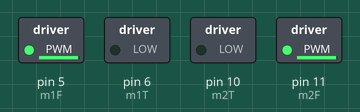
The sketch below on a simulated Arduino Uno, built with avr-gcc and run on an emulated ATmega328P. On the bench: switched loads named in the sketch (green lamp = pin HIGH).

Above: at 5.1 s.
At 8.6 s:
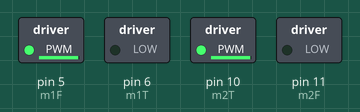
At 15.1 s:
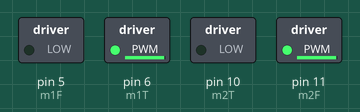
At 21.6 s:
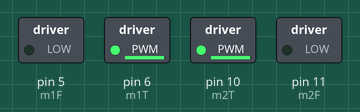
At 36.1 s:
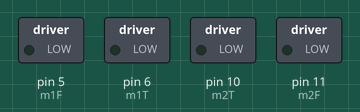
Timing chart, 0 to 40.0 s (numbered marks = the images above):
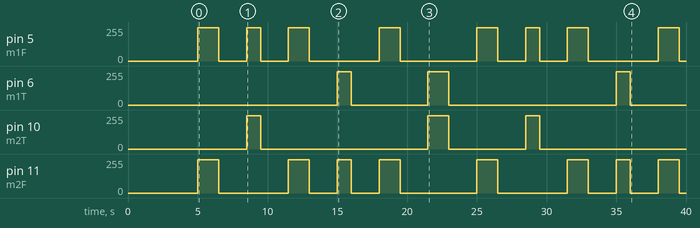

Measured:
- by itself, pin 5 (m1F): 0/255 → 250/255 at 5.0 s, → 0/255 1.5 s later, → 250/255 2.0 s later, → 0/255 1.0 s later, … (16 changes in this stretch)
- by itself, pin 6 (m1T): goes 250/255 1.0 s, 0/255 5.5 s, 250/255 1.5 s, 0/255 12.0 s, 250/255 1.0 s, then 0/255
- by itself, pin 10 (m2T): goes 250/255 1.0 s, 0/255 12.0 s, 250/255 1.5 s, 0/255 5.5 s, 250/255 1.0 s, then 0/255
- by itself, pin 11 (m2F): 0/255 → 250/255 at 5.0 s, → 0/255 1.5 s later, → 250/255 5.0 s later, → 0/255 1.5 s later, … (16 changes in this stretch)

The sketch:

Robot_Thunder_Autonomo_V1.1.ino
```cpp
/*
*******************************************************
 Programa Robo Thunder
 Autor Magneto - Julho 2017
 ******************************************************
 */


// Definicao dos pinos
// Sentido dos motores de deslocamento - (Motor Esquerdo)
const int m1F = 5;
const int m1T = 6;

// Sentido do motor de direcao - (Motor Direito)
const int m2T = 10;
const int m2F = 11;

// Sonar
const int trig = 8;
const int echo = 7;

// variaveis
long duracao; // duracao pulso sensor ultrasom
long distancia; // distancia sensor ultrasom
int tempoDeslocamento = 1500; // tempo de deslocamento do robo
int tempoGiro = 1000; // tempo de giro do robo
int vM1 = 0; // Velocidade mestre do motor esquerdo (PWM)
int vM2 = 0; // Velocidade mestre do motor direito (PWM)
int v1M1 = 250; // Velocidade 1 do motor esquerdo (PWM)
int v2M1 = 200; // Velocidade 2 do motor esquerdo (PWM)
int v1M2 = 250; // Velocidade 1 do motor direito (PWM)
int v2M2 = 200; // Velocidade 2 do motor direito (PWM)

/**********************************\
 **                               **
 ** Definindo Setup dos programas **
 **                               **
 \*********************************/

void setup() { // Declaracoes

  // inicializa Serial
  Serial.begin(9600);

  // inicialisar pinos
  pinMode(trig, OUTPUT);
  pinMode(echo, INPUT);
  pinMode(m1F,OUTPUT);
  pinMode(m1T,OUTPUT);
  pinMode(m2F,OUTPUT);
  pinMode(m2T,OUTPUT);
  vM1 = v1M1;
  vM2 = v1M2;
  delay(5000); // parada para dar tempo de ligar o robo e esperar 5 segundos antes do movimento
}


/**********************************\
 **                               **
 ** Definindo Rotinas do programa **
 **                               **
 \*********************************/


// ************** Inicio Rotinas Comuns ****************


void medirDistancia() { // Leitura do ultrasom

  digitalWrite(trig, LOW);
  delayMicroseconds(2);
  digitalWrite(trig, HIGH);
  delayMicroseconds(10);
  digitalWrite(trig, LOW);
  duracao = pulseIn(echo, HIGH);
  distancia = duracao / 56;

}

void frenteApenas () { // deslocamento apenas para frente
  analogWrite(m1F,vM1);
  analogWrite(m1T,0);
  analogWrite(m2T,0);
  analogWrite(m2F,vM2);
}

void atrasApenas () { // deslocamento apenas para tras
  analogWrite(m1F,0);
  analogWrite(m1T,vM1);
  analogWrite(m2T,vM2);
  analogWrite(m2F,0);
}

void giroEsquerda () { // girar no eixo para esquerda
  analogWrite(m1F,0);
  analogWrite(m1T,vM1);
  analogWrite(m2T,0);
  analogWrite(m2F,vM2);
}

void giroDireita () { // girar no eixo para direita
  analogWrite(m1F,vM1);
  analogWrite(m1T,0);
  analogWrite(m2T,vM2);
  analogWrite(m2F,0);
}

void frenteEsquerda () { // deslocamento para frente e esquerda
  analogWrite(m1F,0);
  analogWrite(m1T,0);
  analogWrite(m2T,0);
  analogWrite(m2F,vM2);
}

void frenteDireita () { // deslocamento para frente e direita
  analogWrite(m1F,vM1);
  analogWrite(m1T,0);
  analogWrite(m2T,0);
  analogWrite(m2F,0);
}

void parado () { // sem deslocamento
  analogWrite(m1F,0);
  analogWrite(m1T,0);
  analogWrite(m2T,0);
  analogWrite(m2F,0);
}

// ************** Final Rotinas Comuns ****************


/**********************************\
 **                               **
 **  Definindo Loop do programa   **
 **                               **
 \*********************************/

void loop() {

frenteApenas();
delay(tempoDeslocamento);
parado();
delay(2000);
giroDireita();
delay(tempoGiro);
parado();
delay(2000);
frenteApenas();
delay(tempoDeslocamento);
parado();
delay(2000);
giroEsquerda();
delay(tempoGiro);
parado();
delay(2000);
frenteApenas();
delay(tempoDeslocamento);
parado();
delay(2000);
atrasApenas();
delay(tempoDeslocamento);
parado();
delay(2000);

/*
medirDistancia();
delay(20);

 if(distancia < 25) {
    parado();
    delay(500);
    atrasApenas();
    delay(600);
    parado();
    giroEsquerda();
    delay(300);
  }
  else frenteApenas();

  Serial.print(" Distancia: ");
  Serial.println(distancia);
*/

}
```
